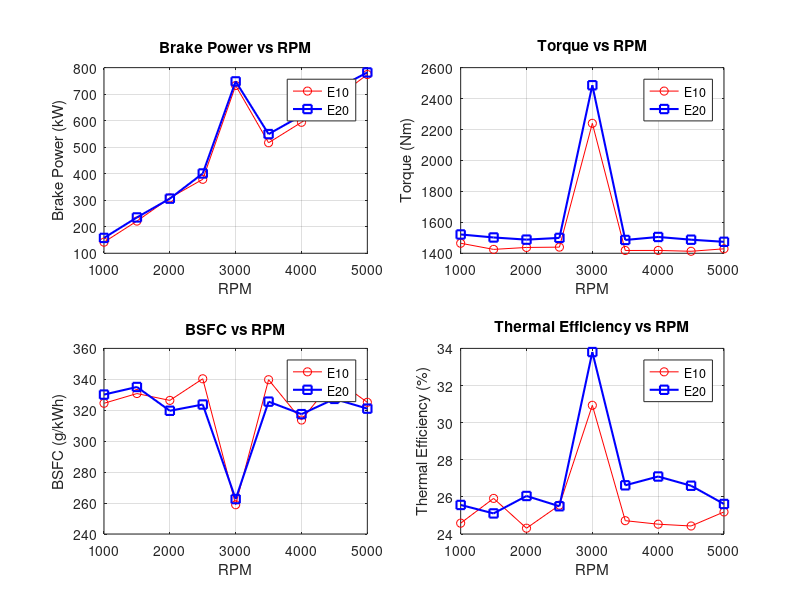
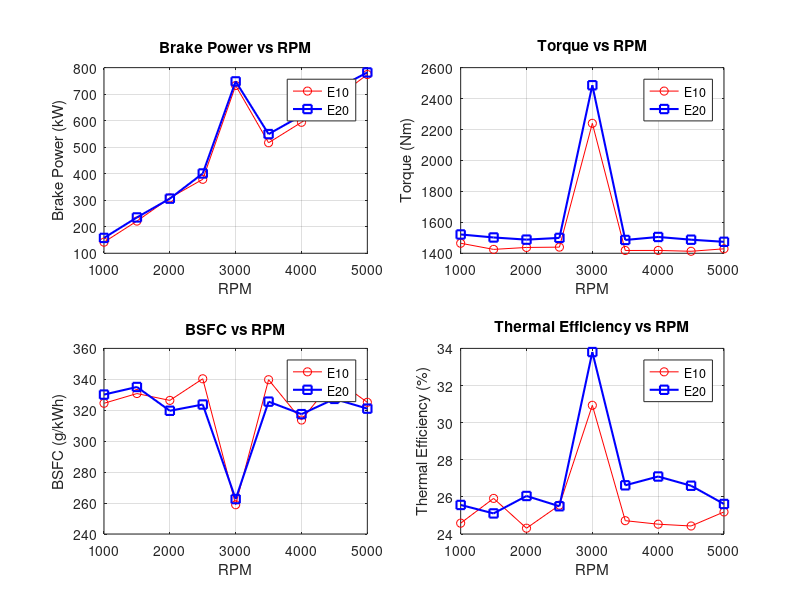

These charts were generated, in order, by the following MATLAB code:
% ------------------------------------------------------------
% Project: E10 vs E20 Fuel Performance Simulation
% Author: Rishabh Singh
% Date: 2025-08-02
% Description:
%   Comparative simulation of engine performance using E10 and E20 fuels
%   in spark-ignition engines. Models brake power, torque, BSFC, and
%   thermal efficiency with realistic volumetric efficiency and
%   brake thermal efficiency variations. Adds Gaussian noise to emulate
%   real-world dynamometer data and exports plots.
% ------------------------------------------------------------

clc; clear; close all;

% ---------------- ENGINE PARAMETERS ----------------
CR = 10;              % Compression ratio
Bore = 0.08;          % m
Stroke = 0.09;        % m
RPM = 1000:500:5000;  % Engine speed range
Vs = (pi/4) * Bore^2 * Stroke; % Swept volume (m^3)

% ---------------- FUEL PROPERTIES ----------------
% E10
LHV_E10 = 43.54e6; % J/kg
AFR_E10 = 14.1;

% E20
LHV_E20 = 41.93e6; % J/kg
AFR_E20 = 13.5;

% Preallocate results
BP_E10 = zeros(size(RPM)); BP_E20 = zeros(size(RPM));
T_E10 = zeros(size(RPM));  T_E20 = zeros(size(RPM));
BSFC_E10 = zeros(size(RPM)); BSFC_E20 = zeros(size(RPM));
eta_E10 = zeros(size(RPM)); eta_E20 = zeros(size(RPM));

% ---------------- SIMULATION LOOP ----------------
for i = 1:length(RPM)
    
    % Volumetric efficiency drop at low & high RPM
    VE = 0.90 - 0.000002*(RPM(i) - 3000)^2; 
    if VE < 0.7, VE = 0.7; end
    
    % Air mass flow rate (kg/s)
    maf = (RPM(i)/2) * Vs * 1.225 * VE;
    
    % Fuel mass flow rate
    mf_E10 = maf / AFR_E10;
    mf_E20 = maf / AFR_E20;
    
    % Thermal efficiency variation with RPM
    eta10 = 0.32 - 0.0000025*(RPM(i) - 3000)^2; 
    eta20 = 0.33 - 0.0000020*(RPM(i) - 3000)^2; 
    if eta10 < 0.25, eta10 = 0.25; end
    if eta20 < 0.26, eta20 = 0.26; end
    
    % Brake Power (kW)
    BP_E10(i) = (mf_E10 * LHV_E10 * eta10) / 1000;
    BP_E20(i) = (mf_E20 * LHV_E20 * eta20) / 1000;
    
    % Torque (Nm)
    T_E10(i) = (BP_E10(i) * 9550) / RPM(i);
    T_E20(i) = (BP_E20(i) * 9550) / RPM(i);
    
    % BSFC (g/kWh)
    BSFC_E10(i) = (mf_E10 * 3600) / BP_E10(i);
    BSFC_E20(i) = (mf_E20 * 3600) / BP_E20(i);
    
    % Store efficiencies
    eta_E10(i) = eta10;
    eta_E20(i) = eta20;
end

% ---------------- ADD EXPERIMENTAL NOISE ----------------
rng(1); % For reproducibility
noise_factor = 0.02; % 2% variation

BP_E10 = BP_E10 .* (1 + noise_factor*randn(size(BP_E10)));
BP_E20 = BP_E20 .* (1 + noise_factor*randn(size(BP_E20)));
T_E10 = T_E10 .* (1 + noise_factor*randn(size(T_E10)));
T_E20 = T_E20 .* (1 + noise_factor*randn(size(T_E20)));
BSFC_E10 = BSFC_E10 .* (1 + noise_factor*randn(size(BSFC_E10)));
BSFC_E20 = BSFC_E20 .* (1 + noise_factor*randn(size(BSFC_E20)));
eta_E10 = eta_E10 .* (1 + noise_factor*randn(size(eta_E10)));
eta_E20 = eta_E20 .* (1 + noise_factor*randn(size(eta_E20)));

% ---------------- PLOTTING ----------------
fig = figure('Position', [100 100 1000 800]);

subplot(2,2,1);
plot(RPM, BP_E10, 'r-o', RPM, BP_E20, 'b-s', 'LineWidth', 1.5);
xlabel('RPM'); ylabel('Brake Power (kW)');
legend('E10','E20'); title('Brake Power vs RPM'); grid on;

subplot(2,2,2);
plot(RPM, T_E10, 'r-o', RPM, T_E20, 'b-s', 'LineWidth', 1.5);
xlabel('RPM'); ylabel('Torque (Nm)');
legend('E10','E20'); title('Torque vs RPM'); grid on;

subplot(2,2,3);
plot(RPM, BSFC_E10*1000, 'r-o', RPM, BSFC_E20*1000, 'b-s', 'LineWidth', 1.5);
xlabel('RPM'); ylabel('BSFC (g/kWh)');
legend('E10','E20'); title('BSFC vs RPM'); grid on;

subplot(2,2,4);
plot(RPM, eta_E10*100, 'r-o', RPM, eta_E20*100, 'b-s', 'LineWidth', 1.5);
xlabel('RPM'); ylabel('Thermal Efficiency (%)');
legend('E10','E20'); title('Thermal Efficiency vs RPM'); grid on;

% ---------------- EXPORT ----------------
saveas(fig, 'E10_E20_PerformanceGraphs.png');
print(fig, 'E10_E20_PerformanceGraphs', '-dpdf', '-bestfit');

disp('Simulation complete. Graphs saved as PNG and PDF.');
